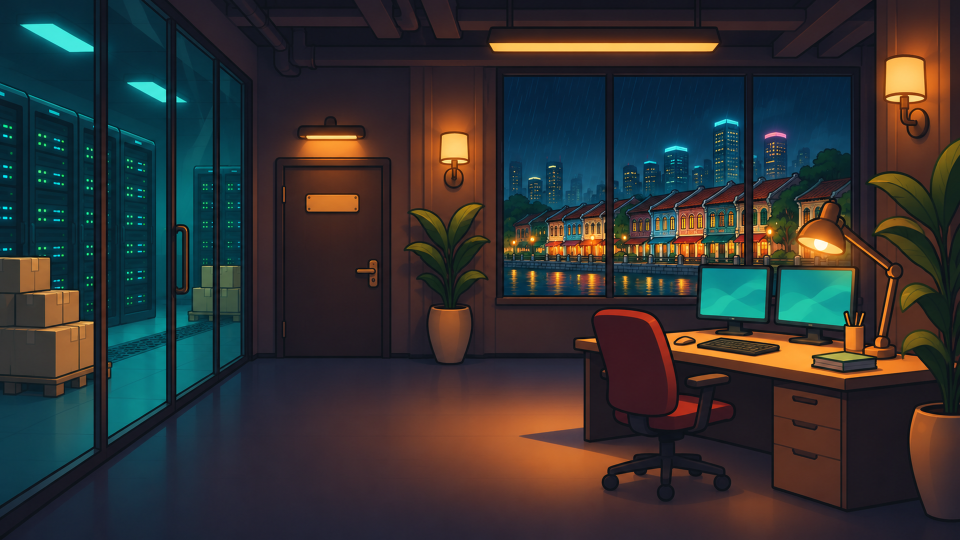
#> input picture production/L001/assets/bg_megaspeed_reverse.png, 1920 x 1080 px (shown at 1/2 size)
$ python -i compare_painted.py   (imports and definitions only)
#> lines starting #> are read from the running program, lines starting #| are printed output that depends on the picture
#> further down, picture is the input picture: PIL image 1920x1080 RGB; mean R, G, B 50.7, 50.3, 50.3
# -*- coding: utf-8 -*-
"""Сверка 3D-планов L001 с рисованным миром: кадр (1920x1080) рядом с рисованным фоном того же типа, полный размер.
python compare_painted.py <scene> -> <scene>/out/compare_<shot>.jpg + таблица метрик (stdout).
Метрики — только ориентир (тон и палитра), не «похожесть стиля»: средняя яркость, насыщенность, пересечение гистограмм
яркости (16 корзин) и цвета (8x8x8). Итоговую оценку сходства ставит человек по парам кадров."""
import os, sys, subprocess
import numpy as np
from PIL import Image

HERE = os.path.dirname(os.path.abspath(__file__))
L001 = os.path.join(HERE, '..')
A = os.path.join(L001, 'assets')
PAIRS = {
    'conveyor': [('1.4', 'approach', os.path.join(HERE, 'conveyor', 'assets', 'plate_lab_v2.png')), ('2.4', 'stamp1', os.path.join(A, 'bg_megaspeed_reverse.png')),
                 ('5.4', 'stamp2', os.path.join(A, 'bg_megaspeed_reverse.png')), ('8.6', 'stamp3', os.path.join(A, 'bg_megaspeed_reverse.png'))],
    'hq_corridor': [('0.3', 'start', os.path.join(A, 'bg_nvidia_office_reverse.png')), ('3.5', 'mid', os.path.join(A, 'bg_nvidia_office_reverse.png')),
                    ('5.6', 'door', os.path.join(A, 'bg_nvidia_office_reverse.png')), ('end', 'end', os.path.join(A, 'bg_nvidia_office_dry.png'))],
    'dc_inspection': [('0.4', '180doors', os.path.join(L001, 'scenes', 'box_path_painted', 'raw', 'bg_datacenter.png')),
                      ('3.5', '180beam', os.path.join(L001, 'scenes', 'box_path_painted', 'raw', 'bg_datacenter.png')),
                      ('7.6', '182wrap', os.path.join(L001, 'scenes', 'box_path_painted', 'raw', 'bg_datacenter.png')),
                      ('10.5', '183w', os.path.join(L001, 'scenes', 'box_path_painted', 'raw', 'bg_datacenter.png'))],
}

def grab(mp4, t, out):
    pre = ['-sseof', '-0.05'] if t == 'end' else ['-ss', t]
    subprocess.run(['ffmpeg', '-loglevel', 'error', '-y', *pre, '-i', mp4, '-frames:v', '1', out], check=True)

def stats(im):
    a = np.asarray(im.convert('RGB').resize((480, 270)), np.float32)
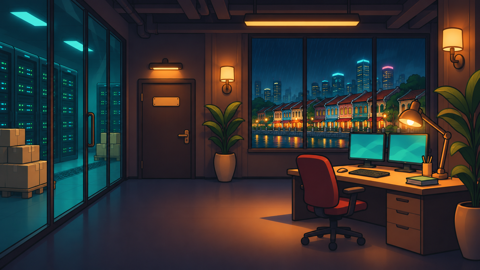
#> a: shape (270, 480, 3) float32; mean R, G, B 50.7, 50.3, 50.3
    y = a @ [.299, .587, .114]; sat = a.max(-1) - a.min(-1)
#> after `y = a @ [0.299, 0.587, 0.114]`:
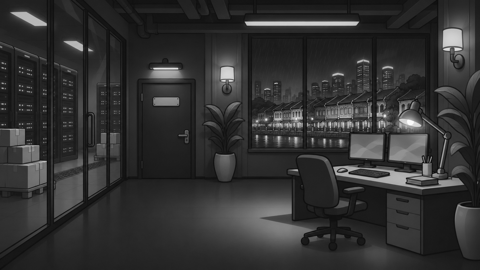
#> y: shape (270, 480) float64; min 9.73, max 253.8, mean 50.4
#> after `sat = a.max(-1) - a.min(-1)`:
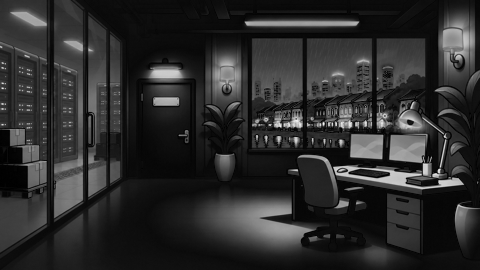
#> sat: shape (270, 480) float32; min 0, max 247, mean 44.1
    hy = np.histogram(y, 16, (0, 256))[0] / y.size
#> hy = [0.00155, 0.264, 0.377, 0.163, 0.0658, 0.0419, 0.0268, 0.0216, 0.0147, 0.00583, 0.0055, 0.00535, 0.00436, 0.0024, 0.000278, 0.000193]
    q = (a // 32).astype(int); hc = np.bincount((q[..., 0] * 64 + q[..., 1] * 8 + q[..., 2]).ravel(), minlength=512) / y.size
#> after `q = (a // 32).astype(int)`:
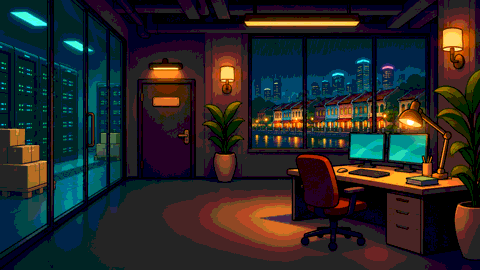
#> q: shape (270, 480, 3) int64; mean R, G, B 1.11, 1.09, 1.11; drawn with min black and max white
#> after `hc = np.bincount((q[..., 0] * 64 + q[..., 1] * 8 + q[..., 2]).ravel(),`: hc = 512 values, max 0.177 at index 73, min 0 at index 2, mean 0.00195
    return y.mean(), sat.mean(), hy, hc

scene = sys.argv[1]
mp4 = os.path.join(HERE, scene, 'out', f'{scene}.mp4')
# [9 lines not run here, left out]

>>> from PIL import Image
>>> picture = Image.open('../assets/bg_megaspeed_reverse.png')
>>> result = stats(picture)

$ run again, on production/L001/assets/bg_blocked_warehouse.png
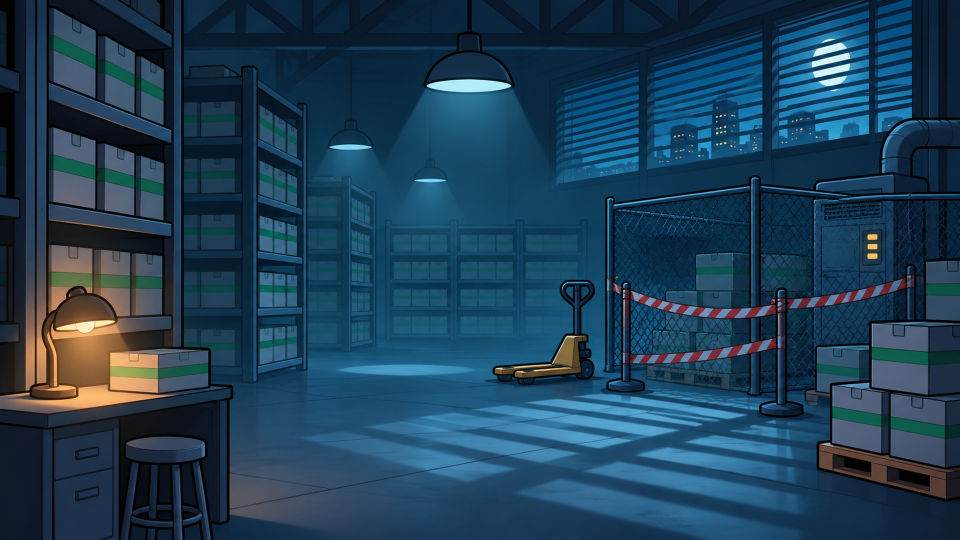
#> input picture production/L001/assets/bg_blocked_warehouse.png, 1920 x 1080 px (shown at 1/2 size)
#> picture is the input picture: PIL image 1920x1080 RGB; mean R, G, B 30.4, 63.1, 85.9
#> in stats, `sat = a.max(-1) - a.min(-1)`:
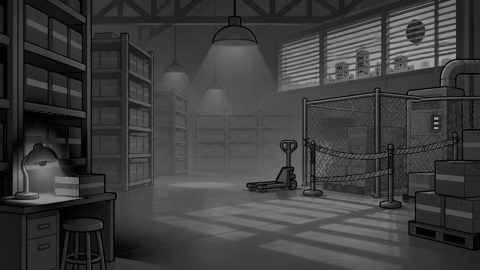
#> sat: shape (270, 480) float32; min 0, max 172, mean 61.8
#> hy = [0.0393, 0.197, 0.215, 0.198, 0.184, 0.0727, 0.0445, 0.0222, 0.0117, 0.00453, 0.00252, 0.00318, 0.00187, 0.00133, 0.00121, 0.000486]
#> in stats, `q = (a // 32).astype(int)`:
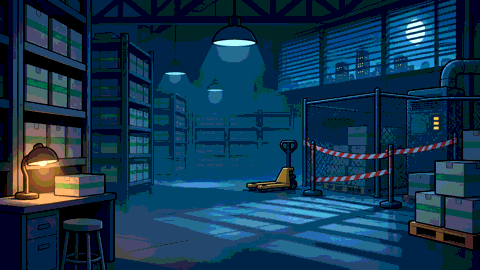
#> q: shape (270, 480, 3) int64; mean R, G, B 0.487, 1.5, 2.21; drawn with min black and max white
#> hc = 512 values, max 0.22 at index 10, min 0 at index 2, mean 0.00195
